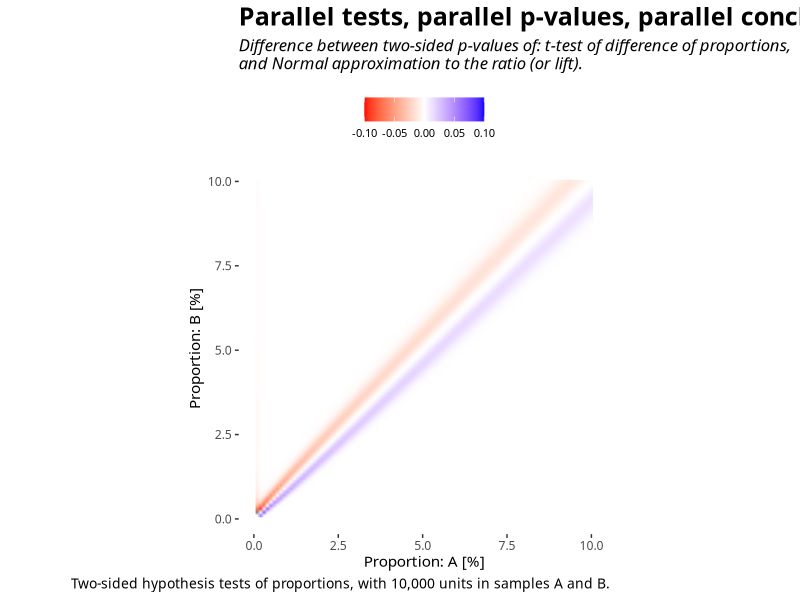

Generate this figure with R:
## Install packages
library(tidyverse)

#Set the theme
theme_clean <- theme_bw(base_family="Calibri") + 
  theme(legend.position = "top",
        legend.title = element_text(size = 12),
        legend.text = element_text(size = 12),
        plot.title = element_text(size = 18, face = "bold"),
        plot.subtitle = element_text(size = 12, face = "italic", margin = margin(b=12)),
        plot.caption = element_text(size = 10),
        panel.grid.major = element_blank(),
        panel.grid.minor = element_blank(),
        panel.border = element_blank())
theme_set(theme_clean)

## Create the table
n_A = 10000
n_B = 10000
pvalue_diff_df <- tibble(a = 1:100, b = 1:100) %>%
  expand(a, b) %>%
  mutate(a = 10*a,
         b = 10*b,
         prop_A = a/n_A,
         prop_B = b/n_B,
         ssd_A = sqrt(prop_A*(1-prop_A)*n_A/(n_A-1)),
         ssd_B = sqrt(prop_B*(1-prop_B)*n_B/(n_B-1)),
         se_A = sqrt(prop_A*(1-prop_A)/n_A),
         se_B = sqrt(prop_B*(1-prop_B)/n_B),
         t_pooledse = ((n_A-1)*ssd_A^2 + (n_B-1)*ssd_B^2)*(1/n_A + 1/n_B)/(n_A+n_B-2),
         t_value = (prop_B-prop_A)/sqrt(t_pooledse),
         t_pvalue = 2*pt(-abs(t_value), df = n_A + n_B - 2),
         lift_var = (prop_B/prop_A)^2 * (se_A^2 / prop_A^2 + se_B^2 / prop_B^2),
         lift_value = (prop_B/prop_A - 1)/sqrt(lift_var),
         lift_pvalue = 2*pnorm(-abs(lift_value)),
         diff_pvalue = t_pvalue - lift_pvalue)

## Create the graph

pvalue_diff_gg <- pvalue_diff_df %>%
  ggplot(aes(x = prop_A*100, y = prop_B*100)) +
  geom_raster(aes(fill = diff_pvalue), interpolate = TRUE) +
  scale_fill_gradient2(limits = c(-0.1, 0.1),
                       midpoint = 0, mid = "white", low = "red", high = "blue") +
  coord_fixed(ratio = 1) +
  theme(legend.text = element_text(size = 8),
        legend.title = element_blank()) +
  labs(title = "Parallel tests, parallel p-values, parallel conclusions.",
       subtitle = str_wrap("Difference between two-sided p-values of: t-test of difference of proportions, and Normal approximation to the ratio (or lift)."),
       x = "Proportion: A [%]",
       y = "Proportion: B [%]",
       caption = "Two-sided hypothesis tests of proportions, with 10,000 units in samples A and B.")